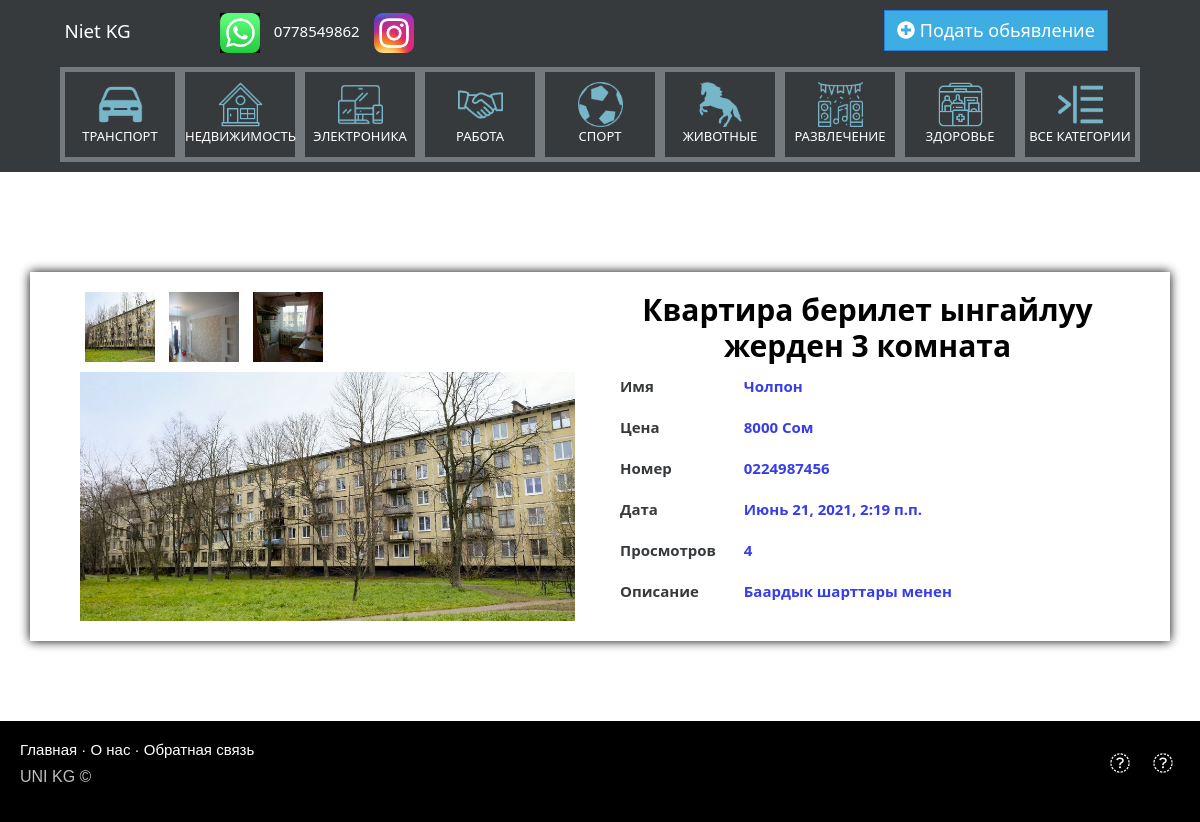
Screenshot of /ad/20 with the database file from the repository.
### doska/models.py (models this page shows, shortened)
class Category(models.Model):
    title=models.CharField('Имя категории',max_length=100,null=False,blank=False)
    parent=models.ForeignKey('self',on_delete=models.SET_NULL,null=True,blank=True)
    url=models.SlugField(max_length=100,unique=True)
    icon=models.ImageField(upload_to='icons/',null=True,blank=True)
    class Meta:
        verbose_name='Категория'
        verbose_name_plural='Категории'

class Images(models.Model):
    image=models.ImageField('Изображение',upload_to='upload_images/%Y/%m/%d/')
    ad=models.ForeignKey(Ad,on_delete=models.CASCADE,related_name='images')
    class Meta:
        verbose_name='Фото'
        verbose_name_plural='Фото'

class Ad(models.Model):
    title=models.CharField('Заголовок',max_length=150,null=False,blank=False)
    content=models.TextField('Описание',max_length=500,null=True,blank=True)
    category=models.ForeignKey(Category,on_delete=models.PROTECT,null=False,verbose_name='Категория')
    number=models.CharField('Тел. номер',null=False,blank=False,max_length=50)
    name=models.CharField('Имя',max_length=100,null=True,blank=True)
    region=models.ForeignKey(Region,on_delete=models.PROTECT,verbose_name='Регион',null=False,blank=False,default=None)
    address=models.CharField('Адрес',max_length=150,null=True,blank=True)
    price=models.PositiveIntegerField('Цена',help_text='0 = Договорная')
    valute=models.ForeignKey('Valute',related_name='valute_name' ,on_delete=models.SET_NULL,null=True,blank=True,verbose_name='Валюта')
    views=models.PositiveIntegerField('Просмотры',default=0)
    is_active=models.BooleanField('Активация',default=False)
    is_vip=models.BooleanField('Статус VIP',default=False)
    date=models.DateTimeField('Дата',auto_now_add=True)
    class Meta:
        verbose_name='Обьявление'
        verbose_name_plural='Обьявлении'

class Valute(models.Model):
    title=models.CharField('Валюта',max_length=30)
    def __str__(self):
        return self.title
    class Meta:
        verbose_name = 'Валюта'
        verbose_name_plural = 'Валюты'

### doska/views.py (the view)
# urls.py: path('ad/<int:pk>',AdView.as_view(),name='ad_detail'),
class AdView(DetailView):
    model = Ad
    template_name = 'ad.html'
    def get_object(self, queryset=None):
        item=super(AdView, self).get_object(queryset)
        item.views+=1
        item.save()
        return item
    def get_context_data(self, *, object_list=None, **kwargs):
        context=super().get_context_data(**kwargs)
        context['category_list'] = Category.objects.all()
        context['regions'] = Region.objects.all()
        return context

### templates/ad.html (shortened to what this page needs)
{% extends 'base.html' %}
{% load static %}
{% block custom_css %}
<link rel="stylesheet" type="text/css" href="{% static 'css/ad_style.css' %}">
{% endblock %}
{% block content %}
	<div id="main_content" class="container row" style="background-color: white">
	<div class="col-lg-6 col-md-6 col-sm-12 col-xs-12">
		<div class="col-12">
			{% for image in ad.images.all %}
			<img src="{{ image.image.url }}" class="image_ad_mini" onclick="myFunction(this);">
			{% endfor %}
		</div>
		<div class="col-12">
			{% if ad.images.all|length > 0  %}
		{% with ad.images.all|first as image %}
		<img id="expandedImg" class="image_ad img-responsive" src="{{ image.image.url }}">
		{% endwith %}
			{% else %}
                <img src="{% static 'icons/no_image.png' %}" id="expandedImg" class="image_ad img-responsive">
                {% endif %}
		</div>
	</div>
	<div class="col-lg-6 col-md-6 col-sm-12 col-xs-12 row" id="content_adphp">
		<div class="col-lg-12 col-md-12 col-sm-12 col-xs-12 right">
			<h2>{{ ad.title }}</h2>
		</div>
		<div class="col-md-12 col-lg-12 col-sm-12 col-xs-12 row" id="block_username">
			<div class="col-md-3 col-lg-3 col-sm-3 col-xs-3 left_block_text">
				<p>Имя</p>
			</div>
			<div class="col-md-9 col-lg-9 col-sm-9 col-xs-9 right">
				<p>{{ ad.name }}</p>
			</div>
		</div>
		<div class="col-md-12 col-lg-12 col-sm-12 col-xs-12 row " id="block_price ">
			<div class="col-md-3 col-lg-3 col-sm-3 col-xs-3 left_block_text">
				<p>Цена</p>
			</div>
			<div class="col-md-9 col-lg-9 col-sm-9 col-xs-9 right">
				{% if ad.price == 0 %}
					<p>Договорная</p>
				{% else %}
					<p>{{ ad.price }} {{ ad.valute }}</p>
				{% endif %}
			</div>
		</div>
		<div class="col-md-12 col-lg-12 col-sm-12 col-xs-12 row" id="block_phone ">
			<div class="col-md-3 col-lg-3 col-sm-3 col-xs-3 left_block_text">
				<p>Номер</p>
			</div>
			<div class="col-md-9 col-lg-9 col-sm-9 col-xs-9 right">
				<p>{{ ad.number }}</p>
			</div>
		</div>
		<div class="col-md-12 col-lg-12 col-sm-12 col-xs-12 row" id="block_date_release">
			<div class="col-md-3 col-lg-3 col-sm-3 col-xs-3 left_block_text">
				<p>Дата</p>
			</div>
			<div class="col-md-9 col-lg-9 col-sm-9 col-xs-9 right">
				<p>{{ ad.date }}</p>
			</div>
		</div>
		<div class="col-md-12 col-lg-12 col-sm-12 col-xs-12 row" id="block_views ">
			<div class="col-md-3 col-lg-3 col-sm-3 col-xs-3 left_block_text">
				<p>Просмотров</p>
			</div>
			<div class="col-md-9 col-lg-9 col-sm-9 col-xs-9 right">
				<p>{{ ad.views }}</p>
			</div>
		</div>
		<div class="col-md-12 col-lg-12 col-sm-12 col-xs-12 row" id="block_text ">
			<div class="col-md-3 col-lg-3 col-sm-3 col-xs-3 left_block_text">
				<p>Описание</p>
			</div>
			<div class="col-md-9 col-lg-9 col-sm-9 col-xs-9 right">
				<p>{{ ad.content }}</p>
			</div>
		</div>
	</div>
	</div>
{% endblock %}

### templates/base.html (shortened to what this page needs)
{% load static %}
<!DOCTYPE html>
<html>
<head>
    <link rel="stylesheet" href="{% static 'css/bootstrap.min.css' %}">
    <link rel="stylesheet" type="text/css" href="{% static 'css/index_style.css' %}">
    <link rel="stylesheet" type="text/css" href="{% static 'css/footer.css' %}">
    <link rel="stylesheet" type="text/css" href="{% static 'css/flaticon/flaticon.css' %}">
    <link rel="stylesheet" type="text/css" href="{% static 'css/nav_category.css' %}">
    {% block custom_css %}
    {% endblock %}
</head>
<body>
    {% block navbar  %}
        {% include 'includes/navbar.html' %}
    {% endblock %}
    {% block panel_cat  %}
        <div id="panel_cat" style="margin-top: 40px; background-color: #373a3c;">
        <ul class="nav panel-tabs">
            {% for category in category_list %}
            <a href="{% url 'category' category.pk %}">
                <li>
                    <img src="{{ category.icon.url }}">
                    <div>{{ category.title }}</div>
                </li>
            </a>
            {% endfor %}
            <a href="{% url 'all_categories' %}">
                <li>
                    <img src="{% static 'icons/all.png' %}">
                    <div>Все категории</div>
                </li>
            </a>
        </ul>
</div>
    {% endblock %}
    {% block content %}
    {% endblock %}
    {% block footer  %}
        {% include 'includes/footer.html' %}
    {% endblock %}
</body>
</html>

### doska/static/css/index_style.css (style rules this page uses)
.row:after { content: ""; display: table; clear: both; }
li > img { max-height: 45px; }
a { color: #337ab7; text-decoration: none; }

### doska/static/css/nav_category.css (style rules this page uses)
.panel-tabs li:nth-child(1) { width: 120px;height: 95px; }
.panel-tabs li { text-align: center; padding: 10px 0 0 0; border:5px solid #73797D ; margin: auto; }
.panel-tabs { padding: 10px 5%; }
.panel-tabs a { color: white; font-size: 13px; font-weight: normal; text-transform: uppercase; margin: auto; }
.panel-tabs a { outline: none !important; text-decoration: none; -webkit-transition: all 0.3s ease 0s; -moz-transition: all 0.3s ease- 0s; -o-transition: all 0.3s ease 0s; transition: all 0.3s ease 0s; }

### doska/static/css/ad_style.css (style rules this page uses)
#main_content { margin: auto; margin-top: 100px; padding: 20px; padding-right: 10px; box-shadow: 0 0 10px black; }
.image_ad_mini { height: 70px; margin: 0 5px; margin-bottom:10px; width: 70px; }
.image_ad { width: 100%; max-height: 800px; margin:auto; }
#main_content h2 { color: black; text-align: center; font-weight: bolder; }
.left_block_text { text-align: right; font-weight: bolder; }
#content_adphp p { font-weight: bolder; text-align: start; }
.right p { color: #373DE9; }

### rows the page displays
Category: icon (picture), title "ТРАНСПОРТ"
Category: icon (picture), title "НЕДВИЖИМОСТЬ"
Category: icon (picture), title "ЭЛЕКТРОНИКА"
Category: icon (picture), title "РАБОТА"
Category: icon (picture), title "СПОРТ"
Category: icon (picture), title "ЖИВОТНЫЕ"
Category: icon (picture), title "РАЗВЛЕЧЕНИЕ"
Category: icon (picture), title "ЗДОРОВЬЕ"
Images: image (picture)
Images: image (picture)
Images: image (picture)
Ad: title "Квартира берилет ынгайлуу жерден 3 комната", name "Чолпон", price "8000", valute "Сом", number "0224987456", date "Июнь 21, 2021, 2:19 п.п.", views "4", content "Баардык шарттары менен"
